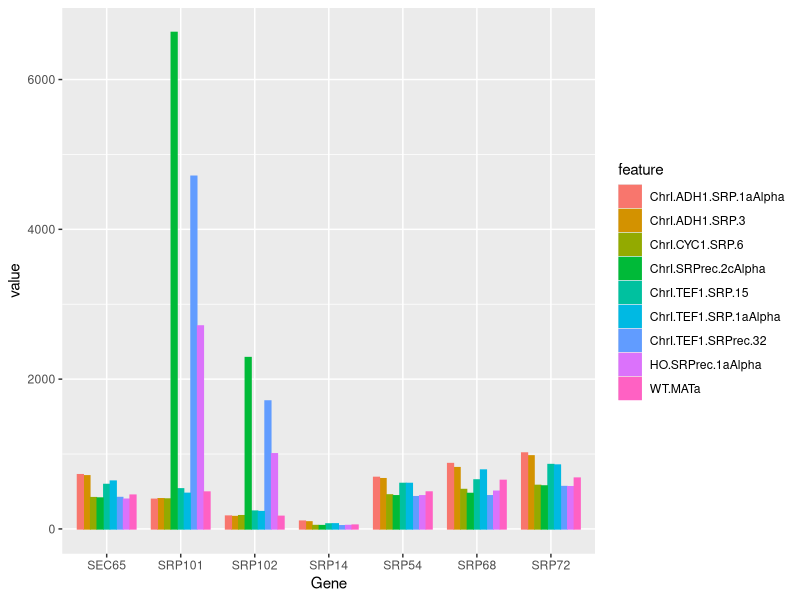
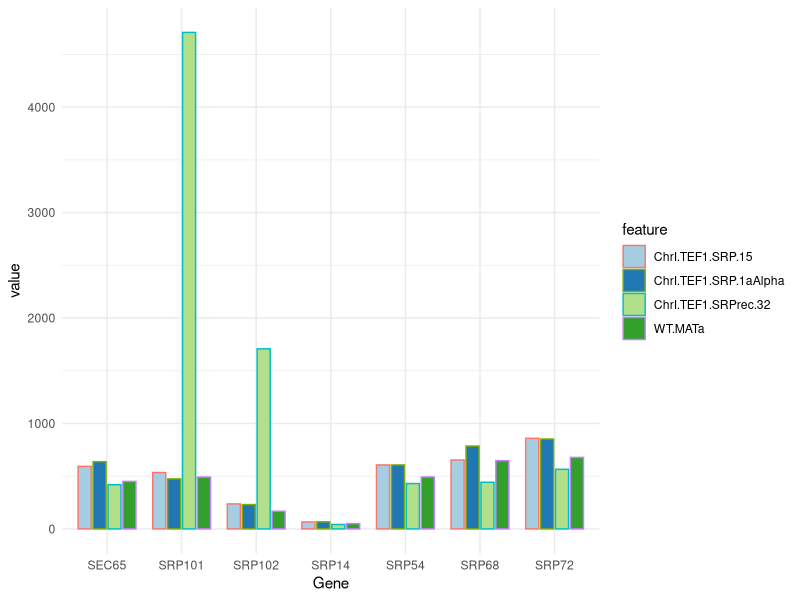
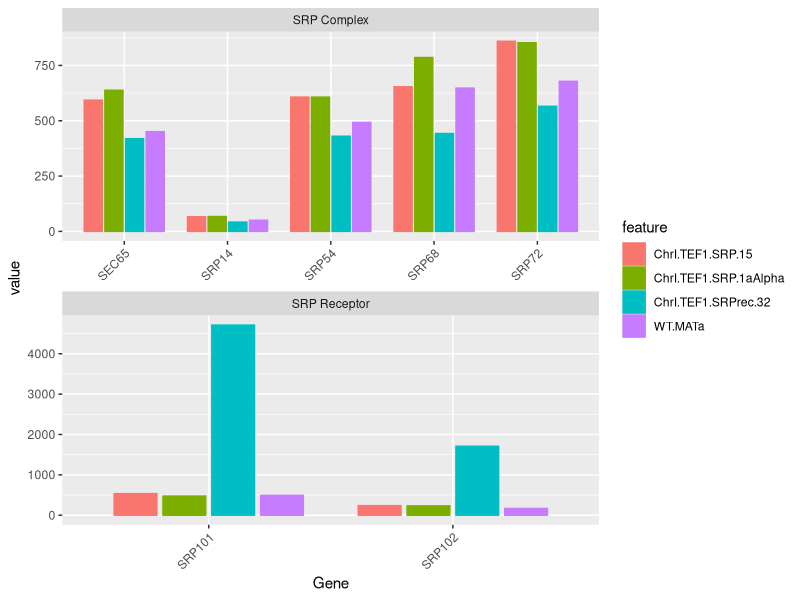
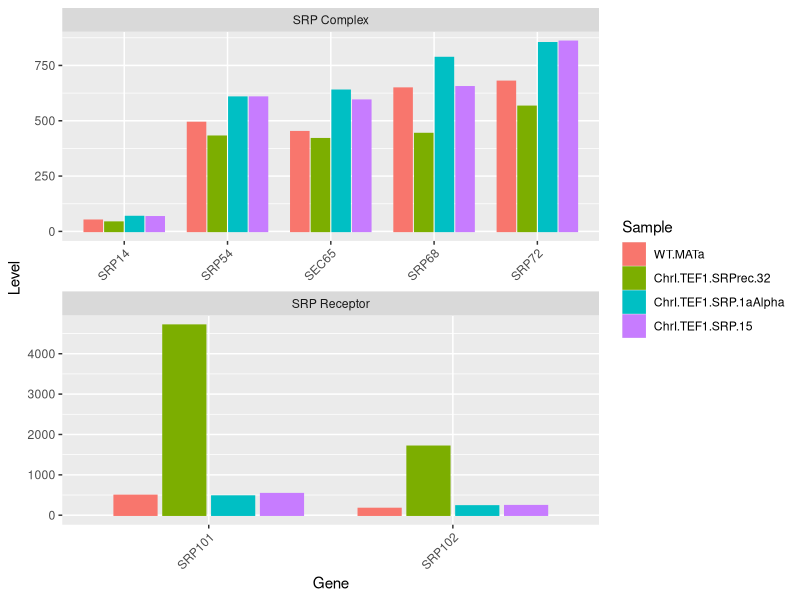

Write R code to recreate these figures, in order.
## ---- chunk 1
#SRPplot
library(tidyverse)
#read in the mass spec data from data
df <- read.delim(file="YAI1rc_sum.txt",header=TRUE,sep="\t")
df <- as.tibble(df)

#define list of genes to filter on
List <- c("SRP14","SRP101","SRP102","SRP54","SEC65","SRP68","SRP72","SRP21")

#get only genes I care about
df_srp <- df %>% 
  dplyr::filter(Gene %in% List) %>%
  dplyr::select(-c("Protein","Description","Group","Peptides","Collapsed","Bridge"))

#convert to tidy format: use grepl to add group information
#groups 1 [WT], 2 [SRP], 3[SRPreceptor]; receptor #complex [0], receptor [1]
srp_tidy <- df_srp %>% 
  gather(feature,value,-Gene) %>% 
  mutate(group = ifelse(grepl("rec",feature),3,
                          ifelse(grepl("WT.",feature),2,1))) %>%
  mutate(receptor = ifelse(grepl("SRP101",Gene),"SRP Receptor",
                           ifelse(grepl("SRP102",Gene),"SRP Receptor","SRP Complex")))

#get WT or TEF
srp_tidyTEF <- srp_tidy %>%
  filter(grepl("WT",feature) | grepl("TEF",feature))

#plot
ggplot(srp_tidy,aes(x=Gene,y=value)) + 
  geom_bar(
    aes(color = feature, fill = feature),
    stat = "identity", position = position_dodge(0.8),
    width = 0.7
  )

ggplot(srp_tidyTEF,aes(x=Gene,y=value)) + 
  geom_bar(
    aes(color = feature, fill = feature),
    stat = "identity", position = position_dodge(0.8),
    width = 0.7
  ) + scale_fill_brewer(palette="Paired") + theme_minimal()



ggplot(srp_tidyTEF,aes(x=Gene,y=value)) + 
  geom_bar(
    aes(color = feature, fill = feature),
    stat = "identity", position = position_dodge(0.8),
    width = 0.7
  ) + facet_wrap(~receptor, scales="free", ncol = 1) + theme(axis.text.x = element_text(angle = 45, hjust = 1))


#use factor with levels to specify plotting order of data in ggplot
srp_tidyTEF$Gene <- factor(srp_tidyTEF$Gene, levels=c("SRP14","SRP21","SRP54","SEC65","SRP68","SRP72","SRP101","SRP102"))

colnames(srp_tidyTEF)[2] <- "Sample"
colnames(srp_tidyTEF)[3] <- "Level"

srp_tidyTEF$Sample <- factor(srp_tidyTEF$Sample, levels = 
                               c("WT.MATa","ChrI.TEF1.SRPrec.32",
                                 "ChrI.TEF1.SRP.1aAlpha",
                                 "ChrI.TEF1.SRP.15"))

ggplot(srp_tidyTEF,aes(x=Gene,y=Level)) + 
  geom_bar(
    aes(color = Sample, fill = Sample),
    stat = "identity", position = position_dodge(0.8),
    width = 0.7
  ) + facet_wrap(~receptor, scales="free", ncol = 1) + theme(axis.text.x = element_text(angle = 45, hjust = 1))

                    
